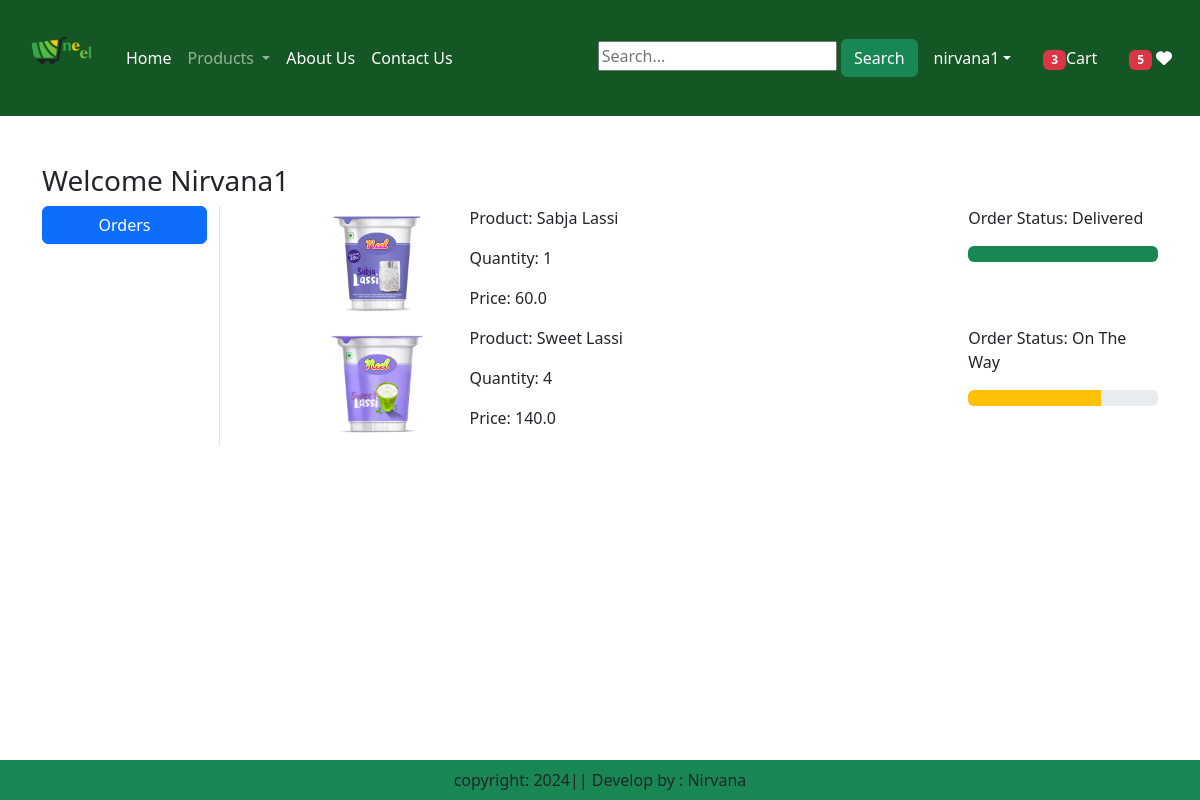
Page /orders/ (signed in) on the earlier database version.
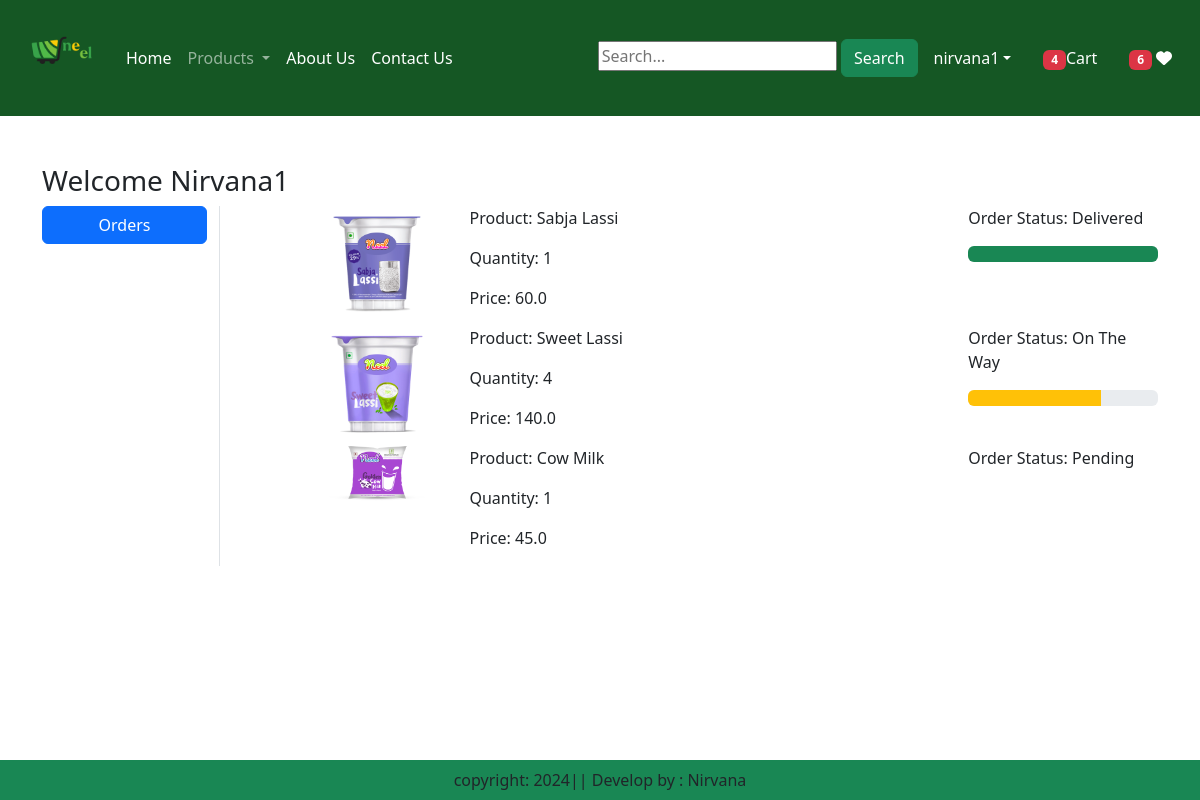
Same page on the later database version.
### app1/models.py (models this page shows, shortened)
class OrderPlaced (models.Model):
    user= models.ForeignKey (User, on_delete=models.CASCADE)
    customer= models.ForeignKey(Customer, on_delete=models.CASCADE)
    product = models. ForeignKey (Product, on_delete=models.CASCADE)
    quantity=models. PositiveIntegerField(default=1)
    ordered_date = models.DateTimeField(auto_now_add=True)
    status = models.CharField(max_length=50, choices=STATUS_CHOICES, default='Pending')
    payment = models. ForeignKey (Payment, on_delete=models.CASCADE, default="")
    @property
    def total_cost(self):
        return self.quantity * self.product.discounted_price

class Product(models.Model):
    title = models.CharField(max_length=100)
    selling_price = models.FloatField()
    discounted_price = models.FloatField()
    description = models.TextField()
    composition = models.TextField(default='')
    prodapp = models.TextField(default='')
    category = models.CharField(choices=CATEGORY_CHOICES, max_length=2)
    product_image = models.ImageField(upload_to='product')

### app1/views.py (the view)
# urls.py: path('orders/', views.orders, name='orders'),
@login_required
def orders(request):
    totalitem = 0
    wishitem = 0
    if request.user.is_authenticated:
        totalitem = len(Cart.objects.filter(user=request.user))
        wishitem = len(Wishlist.objects.filter(user=request.user))
    order_placed = OrderPlaced.objects.filter(user=request.user)
    if not order_placed.exists():
        messages.info(request, "You have no orders yet.")
    return render(request, 'app1/orders.html', locals())

### app1/templates/app1/orders.html (shortened to what this page needs)
{% extends 'app1/base.html' %}
{% load static %}
{% block main-content %}
<div class="container my-5">
    <div class="row">
    <h3>Welcome <span class="text-capitalize">{{request.user}}</span></h3>
        <div class="col-sm-2 border-end">
            <ul class="list-unstyled">
                <li class="d-grid"><a href="{% url 'orders' %}" class="btn btn-primary">Orders</a></li>
            </ul>
        </div>
            <div class="col-sm-9 offset-sm-1">
                {% for op in order_placed %}
                <div class="row">
                    <div class="col-sm-2">
                        <img src="{{op.product.product_image.url}}" class="img-fluid" height="100" width="100"/>
                    </div>
                    <div class="col-sm-7">
                        <p>Product: {{op.product.title}}</p>
                        <p>Quantity: {{op.quantity}}</p>
                        <p>Price: {{op.total_cost}}
                    </div>
                    <div class="col-sm-3">
                        <p> Order Status: {{op.status}} </p>
                        {% if op.status == 'On The Way' %}
                        <div class="progress">
                            <div class="progress-bar bg-warning" role="progressbar" style="width: 70%" aria-valuenow="70" aria-valuemin="0"aria-valuemax="100">
                            </div>
                        </div>
                        {% endif %}
                        {% if op.status == 'Delivered' %}
                        <div class="progress">
                            <div class="progress-bar bg-success" role="progressbar" style="width: 100%" aria-valuenow="100" aria-valuemin="0"aria-valuemax="100">
                            </div>
                        </div>
                        {% endif %}
                    </div>
                </div>
                {% endfor %}
            </div>
        </div>
{% endblock main-content  %}

### app1/templates/app1/base.html (shortened to what this page needs)
<!DOCTYPE html>
{% load static %}
<html lang="en">
<head>
    <link href="https://cdn.jsdelivr.net/npm/bootstrap@5.3.3/dist/css/bootstrap.min.css" rel="stylesheet">
    <link rel="stylesheet" href="{% static "app1/css/owl.carousel.min.css" %}">
    <link rel="stylesheet" href="{% static "app1/css/all.min.css" %}">
    <link rel="stylesheet" href="{% static "app1/css/style.css" %}">
</head>
<body>
    <nav class="navbar navbar-expand-lg navbar-dark" style="background-color: #155724; ">
        <div class="container-fluid">
          <a class="navbar-brand" href="#">
            <img src="{% static "app1/images/1.png" %}" width="90" height="90">
          </a>
          <div class="collapse navbar-collapse" id="navbarSupportedContent">
            <ul class="navbar-nav me-auto mb-2 mb-lg-0">
              {% if request.user.is_authenticated %}
              <li class="nav-item">
                <a class="nav-link active" aria-current="page" href="/">Home</a>
              </li>
              <li class="nav-item dropdown">
                <a class="nav-link dropdown-toggle" href="#" role="button" data-bs-toggle="dropdown" aria-expanded="false">
                  Products
                </a>
              </li>
              <li class="nav-item">
                <a class="nav-link text-white" href="{%url 'about' %}">About Us</a>
              </li>
              <li class="nav-item">
                <a class="nav-link text-white" href="{%url 'contact' %}">Contact Us</a>
              </li>
            </ul>
            <form method="get" action="{% url 'search' %}">
              <input type="text" name="search" placeholder="Search..." required value="{{ query|default:'' }}" />
              <button type="submit" class="btn btn-success">Search</button>
            </form>
          </div>
          <ul class="navbar-nav me-auto mb-2 mb-lg-0">
            <li class="nav-item dropdown mx-2">
                <a class="nav-link dropdown-toggle text-white" href="#"
                id="profileDropdown" role="button" data-bs-toggle="dropdown"
                aria-expanded="false">{{request.user}}</a>
            <li class="nav-item mx-2">
                <a href="{% url 'showcart' %}" class="nav-link text-white"><span class ="badge bg-danger">{%if totalitem > 0 %} {{totalitem}} {% endif%}</span>Cart</a>
            </li>
            <li class="nav-item mx-2">
              <a href="{% url 'showwishlist' %}" class="nav-link text-white">
                  {% if wishitem > 0 %}
                      <span class="badge bg-danger">{{ wishitem }}</span>
                  {% else %}
                      <span class="badge bg-secondary">0</span>
                  {% endif %}
                  <i class="fa fa-heart"></i>
              </a>
          </li>
            {% endif %}
        </ul>
    </div>
</nav>
    {% block main-content %}{% endblock main-content %}
    <footer class="container-fluid fixed-bottom bg-success text-center p-2 mt-5">
        copyright: 2024|| Develop by : Nirvana
    </footer>
</body>
</html>

Differences in the rows shown:
added OrderPlaced: product.product_image (picture), product "Cow Milk", quantity "1", total_cost "45.0", status "Pending"
Other differences:
{{ totalitem }}: "3" → "4"
{{ wishitem }}: "5" → "6"
